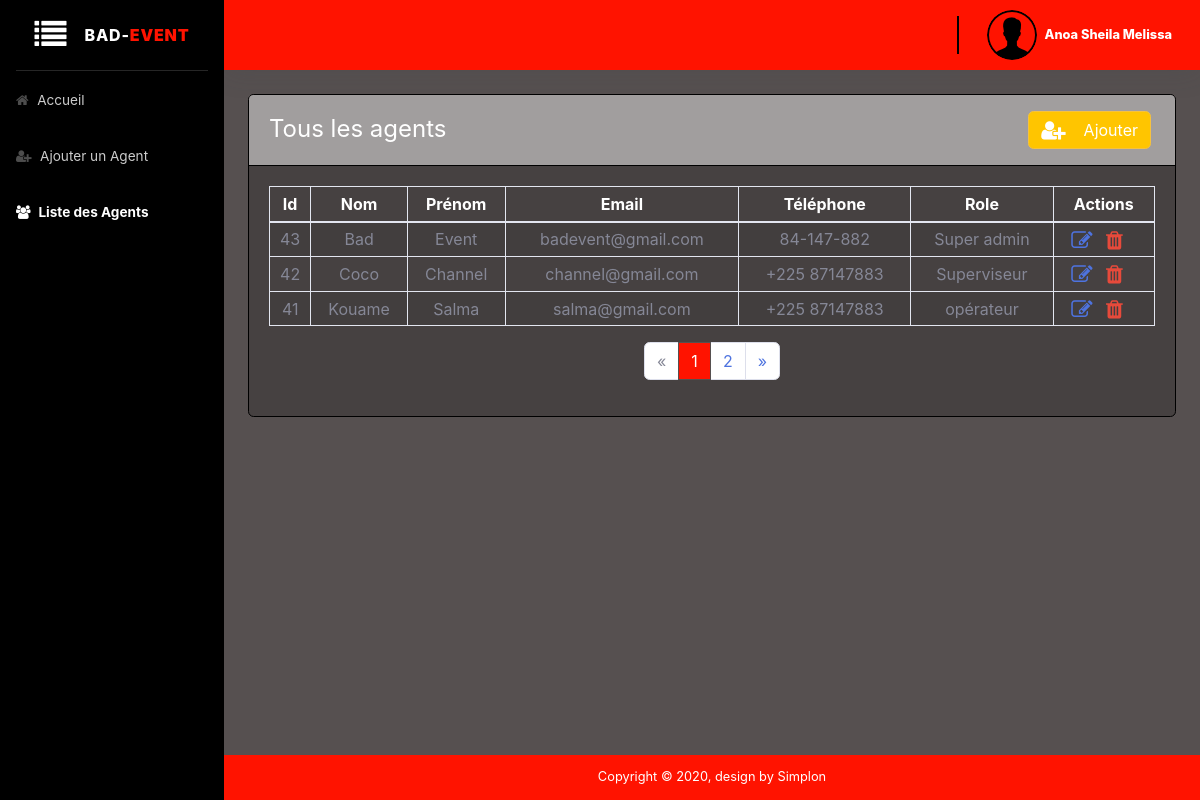
The page /administration/super-admin/liste_agent.php (signed in) on the database its author committed.
### tables this page shows
CREATE TABLE `utilisateurs` (
  `id` int(11) NOT NULL,
  `nom` varchar(255) NOT NULL,
  `prenom` varchar(255) NOT NULL,
  `genre` varchar(255) NOT NULL,
  `contact` varchar(255) NOT NULL,
  `adresse` varchar(255) NOT NULL,
  `email` varchar(255) NOT NULL,
  `motDePasse` varchar(255) NOT NULL,
  `dateInscription` datetime NOT NULL DEFAULT current_timestamp(),
  `idRole` int(11) NOT NULL,
  `image` varchar(150) DEFAULT NULL,
  `autorisationApays` text NOT NULL,
  `autorisationAtypeevent` text NOT NULL,
  `autorisationAville` text NOT NULL,
  `dateModification` datetime NOT NULL,
  `idparent` int(11) NOT NULL
);

CREATE TABLE `roles` (
  `id` int(11) NOT NULL,
  `intituleRole` varchar(255) NOT NULL,
  `description` varchar(255) NOT NULL
);

### administration/super-admin/liste_agent.php (the view, shortened to what this page needs)
<?php
$iduser =$_SESSION['id'];
require_once "../../database/db.php";
$getid = $_SESSION['id'];
 $requser = $db->prepare('SELECT image FROM utilisateurs WHERE id = ?');
 $requser ->execute(array($getid));
 $userphoto = $requser->fetch();
?>
    <!DOCTYPE html>
    <html lang="fr">
    <head>
        <link href="https://stackpath.bootstrapcdn.com/font-awesome/4.7.0/css/font-awesome.min.css" rel="stylesheet" type="text/css">
        <link rel="stylesheet" type="text/css" href="https://cdn.datatables.net/1.10.18/css/dataTables.bootstrap4.min.css">
        <link href="../bootstrap/css/bootstrap.min.css" rel="stylesheet">
    </head>
    <body id="page-top">
        <div id="wrapper">
            <ul class="navbar-nav sidebar sidebar-dark accordion" id="accordionSidebar" style="background: #000 !important;">
                <span class="sidebar-brand d-flex align-items-center justify-content-center">
                <div class="sidebar-brand-icon" style="cursor: pointer;">
                    <i class="fa fa-list" aria-hidden="true" id="sidebarToggle"></i>
                  </div>
                <div class="sidebar-brand-text">
                   &nbsp;&nbsp;&nbsp; BAD-<b style="color: #ff1300;">EVENT</b>
                </div>
              </span>
                <hr class="sidebar-divider my-0">
                <li class="nav-item">
                    <a class="nav-link" href="home.php">
                        <i class="fa fa-home" aria-hidden="true"></i>
                        <span>Accueil</span></a>
                </li>
                <li class="nav-item">
                    <a class="nav-link" href="ajouter_agent.php">
                        <i class="fa fa-user-plus" aria-hidden="true"></i>
                        <span>Ajouter un Agent</span>
                    </a>
                </li>
                <li class="nav-item active">
                    <a class="nav-link" href="liste_agent.php">
                        <i class="fa fa-users" aria-hidden="true"></i>
                        <span>Liste des Agents</span></a>
                </li>
            </ul>
            <div id="content-wrapper" class="d-flex flex-column">
                <div id="content">
                    <nav class="navbar navbar-expand navbar-light bg-white topbar mb-4 static-top shadow" style="background: #ff1300 !important;font-weight: 700;">
                        <ul class="navbar-nav ml-auto">
                            <div class="topbar-divider d-none d-sm-block"></div>
                            <li class="nav-item dropdown no-arrow">
                                <a class="nav-link dropdown-toggle" href="#" id="userDropdown" role="button" data-toggle="dropdown" aria-haspopup="true" aria-expanded="false">
                                <?php if (!empty($userphoto['image'])){?>
                                            <img src="avatar/<?php echo $userphoto['image'] ;?> " class="rounded-circle" width="50px" height="50px"/>
                                            <?php }else{?>
                                                <img src="Avatar/user.png" class="img-profile rounded-circle" alt="First sample avatar image">
                                                <?php } ?>&nbsp;&nbsp;
                                    <span class="d-none d-lg-inline text-gray-600 small" style="color: #fff !important;font-weight: 800;">
                                    <?= htmlspecialchars($_SESSION["prenom"]); ?>
                                </span>
                                </a>
                            </li>
                        </ul>
                    </nav>
                    <div class="container-fluid">
                        <div class="card mb-4">
                            <div class="h4 card-header font-weight-normal" style="background: #a19e9e !important">
                                <div class="row">
                                    <div class="col-lg-6">
                                        <h4 class="mt-2 text-white">Tous les agents</h4>
                                    </div>
                                    <div class="col-lg-6">
                                        <a href="ajouter_agent.php">
                                        <button type="button" class="btn btn-warning m-1 float-right" style="background: #ffc500!important; color:#fff;">
                                            <i class="fa fa-user-plus fa-lg"></i>
                                            &nbsp;&nbsp; Ajouter
                                        </button>
                                        </a>
                                    </div>
                                </div>
                            </div>
                            <?php
                                if(isset($_GET['page']) && !empty($_GET['page'])){
                                    $currentPage = (int) strip_tags($_GET['page']);
                                }else{
                                    $currentPage = 1;
                                }
                                require_once '../../database/db.php';
                                $sql = "SELECT COUNT(*) AS nb_utilisateurs FROM utilisateurs WHERE idRole =2";
                                $query = $db->prepare($sql);
                                $query->execute();
                                $result = $query->fetch();
                                $nbDangers = (int) $result['nb_utilisateurs'];
                                $parPage = 6;
                                $pages = ceil($nbDangers / $parPage);
                                $premier = ($currentPage * $parPage) - $parPage;
                                $sql = "SELECT utilisateurs.id,utilisateurs.nom,utilisateurs.prenom,utilisateurs.contact,utilisateurs.email,utilisateurs.adresse,utilisateurs.idRole FROM utilisateurs LEFT JOIN roles ON roles.id=utilisateurs.idRole WHERE idparent =$iduser ORDER BY dateInscription DESC LIMIT :premier, :parpage";
                                $query = $db->prepare($sql);
                                $query->bindValue(':premier', $premier, PDO::PARAM_INT);
                                $query->bindValue(':parpage', $parPage, PDO::PARAM_INT);
                                $query->execute();
                                $operateurs = $query->fetchAll(PDO::FETCH_ASSOC);
                                $o_nb = count($operateurs);
                            ?>
                                <div class="card-body">
                                    <?php if($o_nb === 0): ?>
                                    <center>
                                        <strong class="mt-4 mb-4">
                                            Pas d'informations disponible
                                        </strong>
                                    </center>
                                    <?php else: ?>
                                    <div class="row">
                                        <div class="col-lg-12">
                                            <div class="table-responsive">
                                                <table id="user_data" class="table table-striped table-sm table-bordered" style="color: #fff;">
                                                    <thead>
                                                        <tr class="text-center">
                                                            <th>Id</th>
                                                            <th>Nom</th>
                                                            <th>Prénom</th>
                                                            <th>Email</th>
                                                            <th>Téléphone</th>
                                                            <th>Role</th>
                                                            <th>Actions</th>
                                                        </tr>
                                                    </thead>
                                                    <tbody>
                                                        <tbody class="text-center text-secondary">
                                                            <?php  foreach($operateurs as $operateur): ?>
                                                            <tr>
                                                                <td>
                                                                    <?= $operateur['id']; ?>
                                                                </td>
                                                                <td>
                                                                    <?= $operateur["nom"]; ?>
                                                                </td>
                                                                <td>
                                                                    <?=  $operateur["prenom"]; ?>
                                                                </td>
                                                                <td>
                                                                    <?=  $operateur["email"]; ?>
                                                                </td>
                                                                <td>
                                                                    <?=  $operateur["contact"]; ?>
                                                                </td>
                                                                <td>
                                                                <?php
                                                                $req = $db->prepare('SELECT description FROM roles WHERE id = ?');
                                                                $req ->execute(array($operateur["idRole"]));
                                                                $roles_user = $req->fetch();
                                                                ?>
                                                                   <?= $roles_user["description"]; ?>
                                                                </td>
                                                                <td>
                                                                    <a href="mettre-agent-jour.php?id=<?php echo htmlentities($operateur["id"]); ?>" type="button" class="text-primary">
                                                                        <i class="fa fa-edit fa-lg"></i>
                                                                    </a>&nbsp;&nbsp;
                                                                    <a  class="delete text-danger" id='del_<?= $operateur["id"] ?>' data-id='<?= $operateur["id"] ?>'>
                                                                        <i class="fa fa-trash fa-lg"></i>
                                                                    </a>&nbsp;&nbsp;
                                                                </td>
                                                            </tr>
                                                            <?php endforeach; ?>
                                                        </tbody>
                                                </table>
                                                <?php
                                                    if($afficherPagination = TRUE):
                                                ?>
                                                <nav aria-label="pagination" >
                                                    <ul class="pagination justify-content-center">
                                                        <li class="page-item <?= ($currentPage == 1) ? "disabled" : "text-danger" ?>">
                                                            <a class="page-link" href="?page=<?= $currentPage - 1 ?>" aria-label="Previous">
                                                            <span aria-hidden="true">&laquo;</span>
                                                            </a>
                                                        </li>
                                                        <?php for($page = 1; $page <= $pages; $page++): ?>
                                                            <li class="page-item <?= ($currentPage == $page) ? "active text-danger" : "" ?>">
                                                                <a class="page-link" href="?page=<?= $page ?>">
                                                                    <?= $page ?>
                                                                </a>
                                                            </li>
                                                        <?php endfor; ?>
                                                        <li class="page-item <?= ($currentPage == $pages) ? "disabled" : "text-danger" ?>">
                                                            <a class="page-link" href="?page=<?= $currentPage + 1 ?>" aria-label="Next">
                                                            <span aria-hidden="true">&raquo;</span>
                                                            </a>
                                                        </li>
                                                    </ul>
                                                </nav>
                                                <?php endif ?>
                                            </div>
                                        </div>
                                    </div>
                                    <?php endif ?>
                                </div>
                        </div>
                    </div>
                </div>
                <footer class="sticky-footer bg-white">
                    <div class="container">
                        <div class="copyright text-center">
                            <span>Copyright &copy; 2020, design by Simplon</span>
                        </div>
                    </div>
                </footer>
            </div>
        </div>
    </body>
    </html>

### rows shown on the page
utilisateurs: id "43", nom "Bad", prenom "Event", email "badevent@gmail.com", contact "84-147-882", idRole.description "Super admin"
utilisateurs: id "42", nom "Coco", prenom "Channel", email "channel@gmail.com", contact "+225 87147883", idRole.description "Superviseur"
utilisateurs: id "41", nom "Kouame", prenom "Salma", email "salma@gmail.com", contact "+225 87147883", idRole.description "opérateur"

### other values the page prints
$_SESSION["prenom"] "Anoa Sheila Melissa"
